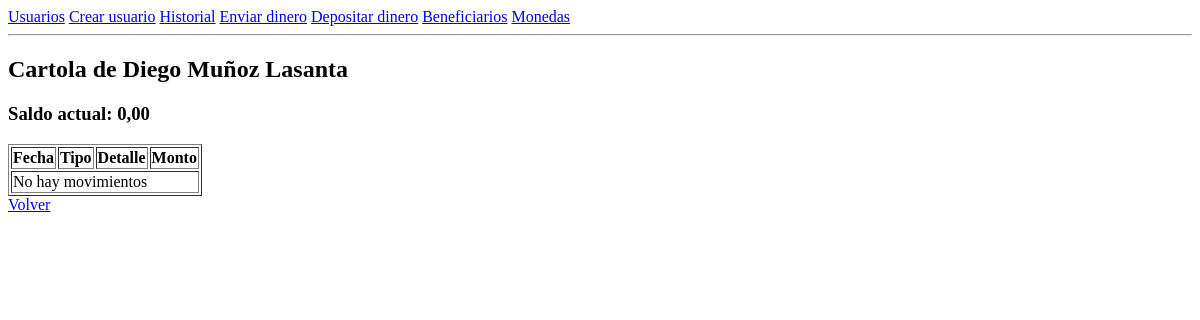
Page /cartola/1/ on the earlier database version.
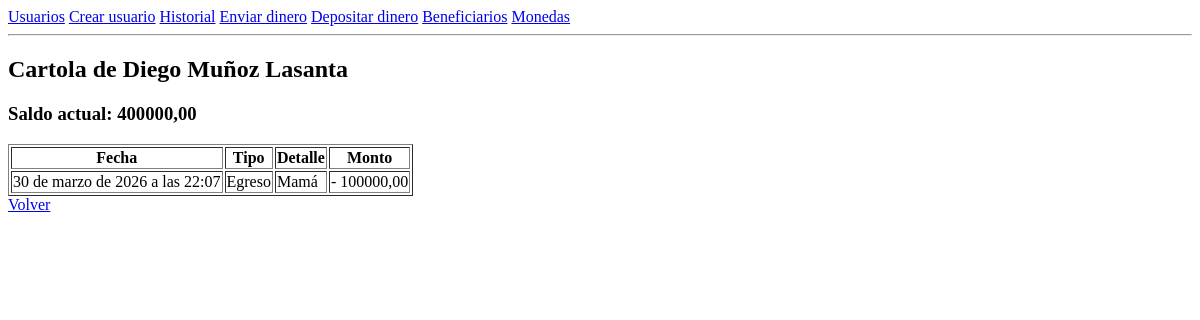
Same page on the later database version.
### gestion/models.py (models this page shows, shortened)
class Usuario(models.Model):
    user_id = models.AutoField(primary_key=True)
    nombre = models.CharField(max_length=100)
    correo_electronico = models.EmailField(max_length=150, unique=True)
    contrasena = models.CharField(max_length=255)
    saldo = models.DecimalField(max_digits=15, decimal_places=2, default=0.00)
    fecha_creacion = models.DateTimeField(auto_now_add=True)

class Transaccion(models.Model):
    transaction_id = models.AutoField(primary_key=True)
    id_usuario_emisor = models.ForeignKey(
        Usuario,
        on_delete=models.CASCADE,
        related_name='transacciones_enviadas'
    )
    id_beneficiario = models.ForeignKey(
        Beneficiario,
        on_delete=models.CASCADE,
        related_name='transacciones_recibidas'
    )
    currency_id = models.ForeignKey(
        Moneda,
        on_delete=models.CASCADE
    )
    importe = models.DecimalField(max_digits=15, decimal_places=2)
    fecha_transaccion = models.DateTimeField(auto_now_add=True)
    class Meta:
        indexes = [
            models.Index(fields=['id_usuario_emisor', 'fecha_transaccion']),
            models.Index(fields=['id_beneficiario', 'fecha_transaccion']),
        ]

class Beneficiario(models.Model):
    beneficiario_id = models.AutoField(primary_key=True)
    nombre = models.CharField(max_length=100)
    detalle = models.CharField(max_length=150, blank=True, null=True)
    fecha_creacion = models.DateTimeField(auto_now_add=True)

### gestion/views.py (the view)
# urls.py: path('cartola/<int:usuario_id>/', CartolaUsuarioView.as_view(), name='cartola_usuario'),
class CartolaUsuarioView(ListView):
    model = Transaccion
    template_name = 'gestion/cartola.html'
    context_object_name = 'movimientos'
    def get_queryset(self):
        usuario_id = self.kwargs.get('usuario_id')
        return Transaccion.objects.filter(
            id_usuario_emisor_id=usuario_id
        ).order_by('-fecha_transaccion')
    def get_context_data(self, **kwargs):
        context = super().get_context_data(**kwargs)
        usuario_id = self.kwargs.get('usuario_id')
        context['usuario'] = Usuario.objects.get(user_id=usuario_id)
        return context

### gestion/templates/gestion/cartola.html
{% extends 'base.html' %}
{% block content %}
<h2>Cartola de {{ usuario.nombre }}</h2>
<h3>Saldo actual: {{ usuario.saldo }}</h3>
<table border="1">
    <tr>
        <th>Fecha</th>
        <th>Tipo</th>
        <th>Detalle</th>
        <th>Monto</th>
    </tr>
    {% for mov in movimientos %}
    <tr>
        <td>{{ mov.fecha_transaccion }}</td>
        {% if mov.id_beneficiario.nombre == "DEPOSITO" %}
            <td>Depósito</td>
            <td>Carga de saldo</td>
            <td>+ {{ mov.importe }}</td>
        {% else %}
            <td>Egreso</td>
            <td>{{ mov.id_beneficiario.nombre }}</td>
            <td>- {{ mov.importe }}</td>
        {% endif %}
    </tr>
    {% empty %}
    <tr>
        <td colspan="4">No hay movimientos</td>
    </tr>
    {% endfor %}
</table>
<a href="{% url 'usuario_list' %}">Volver</a>
{% endblock %}

Differences in the rows shown:
changed Usuario "Diego Muñoz Lasanta": saldo "0,00" → "400000,00"
added Transaccion: fecha_transaccion "30 de marzo de 2026 a las 22:07", id_beneficiario.nombre "Mamá", importe "100000,00"
Other differences:
text no longer shown: "No hay movimientos"
